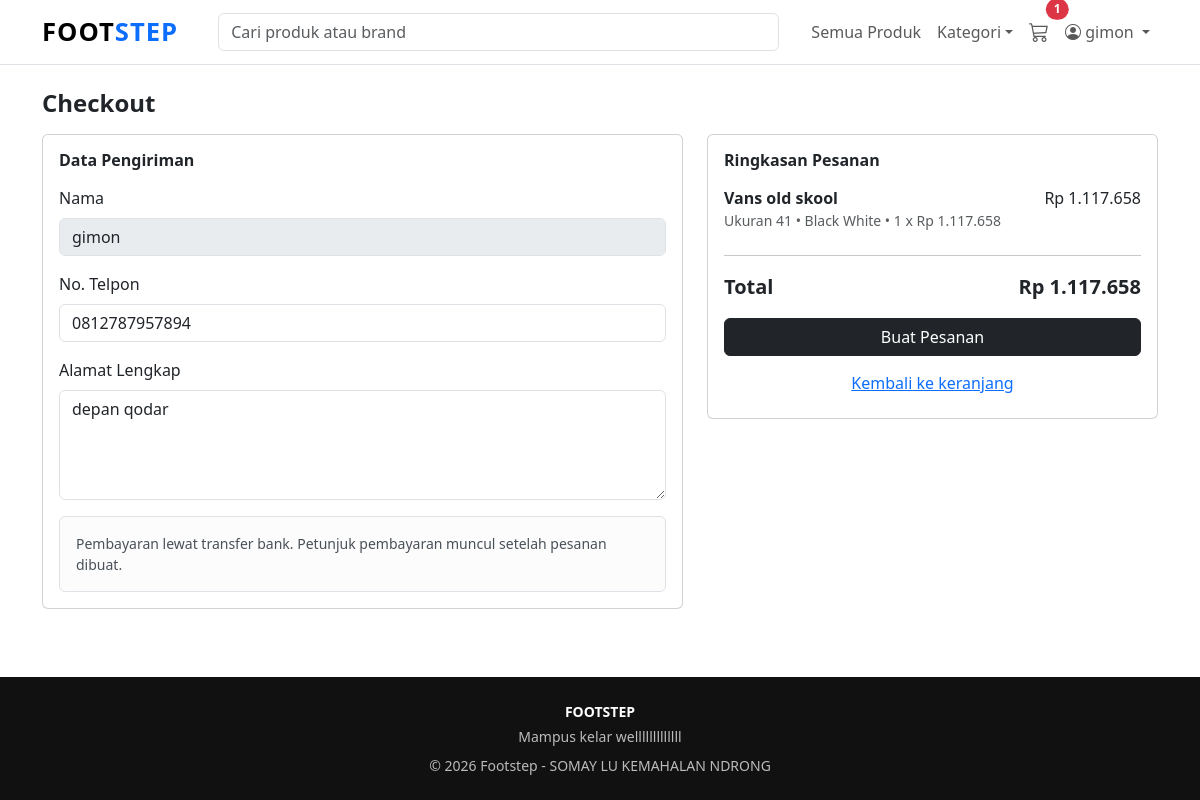
Page /toko/checkout.php (signed in) on the committed database.
### tables this page shows
CREATE TABLE `user` (
  `kd_user` int(11) NOT NULL,
  `username` varchar(100) NOT NULL,
  `password` varchar(255) NOT NULL,
  `email` varchar(225) NOT NULL,
  `no_telpon` varchar(20) DEFAULT NULL,
  `alamat` text DEFAULT NULL,
  `foto_ktp` varchar(255) DEFAULT NULL,
  `nik` varchar(16) DEFAULT NULL,
  `created_at` timestamp NOT NULL DEFAULT current_timestamp(),
  `role` enum('admin','customer') NOT NULL DEFAULT 'customer'
);

CREATE TABLE `keranjang_belanja` (
  `kd_keranjang_belanja` int(11) NOT NULL,
  `kd_user` int(11) NOT NULL,
  `tgl_keranjang` timestamp NOT NULL DEFAULT current_timestamp(),
  `kd_produk` int(11) NOT NULL,
  `qty` int(11) NOT NULL DEFAULT 1
);

CREATE TABLE `produk` (
  `kd_produk` int(11) NOT NULL,
  `kd_ukuran` int(11) NOT NULL,
  `kd_brand` int(11) NOT NULL,
  `kd_kategori` int(11) NOT NULL,
  `kd_warna` int(11) NOT NULL,
  `kd_distributor` int(11) DEFAULT NULL,
  `nama_produk` varchar(225) NOT NULL,
  `harga_jual` decimal(12,2) NOT NULL DEFAULT 0.00,
  `harga_beli` decimal(12,2) NOT NULL DEFAULT 0.00,
  `deskripsi` text DEFAULT NULL,
  `stok` int(11) NOT NULL DEFAULT 0,
  `created_at` timestamp NOT NULL DEFAULT current_timestamp()
);

CREATE TABLE `ukuran` (
  `kd_ukuran` int(11) NOT NULL,
  `nm_ukuran` varchar(20) NOT NULL,
  `keterangan` text DEFAULT NULL
);

CREATE TABLE `warna` (
  `kd_warna` int(11) NOT NULL,
  `nm_warna` varchar(100) NOT NULL
);

### config/koneksi.php (called while the page is built, shortened)
<?php
function e($teks) {
    return htmlspecialchars($teks ?? '', ENT_QUOTES, 'UTF-8');
}
function rupiah($angka) {
    return 'Rp ' . number_format($angka, 0, ',', '.');
}

### toko/checkout.php (the view, shortened to what this page needs)
<?php
require_once __DIR__ . '/../config/pelanggan.php';
$uid     = (int) $_SESSION['user']['kd_user'];
$stmt = mysqli_prepare($koneksi, "SELECT username, no_telpon, alamat FROM `user` WHERE kd_user = ?");
mysqli_stmt_bind_param($stmt, "i", $uid);
mysqli_stmt_execute($stmt);
$profil = mysqli_fetch_assoc(mysqli_stmt_get_result($stmt));
$stmt = mysqli_prepare($koneksi,
    "SELECT kb.qty, p.nama_produk, p.harga_jual, p.stok, u.nm_ukuran, w.nm_warna
     FROM keranjang_belanja kb
     JOIN produk p ON kb.kd_produk = p.kd_produk
     JOIN ukuran u ON p.kd_ukuran  = u.kd_ukuran
     JOIN warna w  ON p.kd_warna   = w.kd_warna
     WHERE kb.kd_user = ?
     ORDER BY kb.kd_keranjang_belanja DESC");
mysqli_stmt_bind_param($stmt, "i", $uid);
mysqli_stmt_execute($stmt);
$items = mysqli_fetch_all(mysqli_stmt_get_result($stmt), MYSQLI_ASSOC);
$total      = 0;
$bermasalah = false;
foreach ($items as $it) {
    $total += $it['harga_jual'] * $it['qty'];
}
include __DIR__ . '/partials/header.php';
?>
<div class="container mt-4">
  <h1 class="h4 judul-seksi mb-3">Checkout</h1>
  <form method="post">
    <div class="row g-4">
      <div class="col-lg-7">
        <div class="card card-body">
          <h2 class="h6 fw-bold mb-3">Data Pengiriman</h2>
          <div class="mb-3">
            <label class="form-label">Nama</label>
            <input type="text" class="form-control" value="<?= e($profil['username']) ?>" disabled>
          </div>
          <div class="mb-3">
            <label class="form-label">No. Telpon</label>
            <input type="text" name="no_telpon" class="form-control"
                   value="<?= e($_POST['no_telpon'] ?? $profil['no_telpon']) ?>" required>
          </div>
          <div class="mb-3">
            <label class="form-label">Alamat Lengkap</label>
            <textarea name="alamat" rows="4" class="form-control" required><?= e($_POST['alamat'] ?? $profil['alamat']) ?></textarea>
          </div>
          <div class="alert alert-light border mb-0 small">
            Pembayaran lewat transfer bank. Petunjuk pembayaran muncul setelah pesanan dibuat.
          </div>
        </div>
      </div>
      <div class="col-lg-5">
        <div class="card card-body">
          <h2 class="h6 fw-bold mb-3">Ringkasan Pesanan</h2>
          <?php foreach ($items as $it): ?>
            <div class="d-flex justify-content-between mb-2">
              <div>
                <div class="fw-semibold"><?= e($it['nama_produk']) ?></div>
                <div class="small text-muted">
                  Ukuran <?= e($it['nm_ukuran']) ?> &bull; <?= e($it['nm_warna']) ?> &bull; <?= $it['qty'] ?> x <?= rupiah($it['harga_jual']) ?>
                </div>
              </div>
              <div class="text-nowrap"><?= rupiah($it['harga_jual'] * $it['qty']) ?></div>
            </div>
          <?php endforeach; ?>
          <hr>
          <div class="d-flex justify-content-between fw-bold fs-5 mb-3">
            <span>Total</span>
            <span><?= rupiah($total) ?></span>
          </div>
          <?php if ($bermasalah): ?>
            <a href="keranjang.php" class="btn btn-secondary w-100">Sesuaikan keranjang dulu</a>
          <?php else: ?>
            <button type="submit" class="btn btn-dark w-100">Buat Pesanan</button>
          <?php endif; ?>
          <a href="keranjang.php" class="btn btn-link w-100 mt-2">Kembali ke keranjang</a>
        </div>
      </div>
    </div>
  </form>
</div>
<?php include __DIR__ . '/partials/footer.php'; ?>

### toko/css/toko.css (style rules this page uses)
body { background: #fff; font-family: system-ui, -apple-system, "Segoe UI", Roboto, sans-serif; }
.judul-seksi { font-weight: 800; }

### rows in the picture
user: username "gimon", no_telpon "0812787957894", alamat "depan qodar"
keranjang_belanja: kd_produk.nama_produk "Vans old skool", ukuran.nm_ukuran "41", warna.nm_warna "Black White", qty "1", kd_produk.harga_jual "Rp 1.117.658", rupiah($it['harga_jual'] * $it['qty']) "Rp 1.117.658"

### other values in the picture
$jumlahKeranjang "1"
$user['username'] "gimon"
rupiah($total) "Rp 1.117.658"
